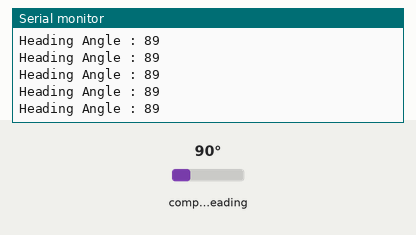
Recording of a sketch running on a simulated Arduino Uno, built with avr-gcc and run on an emulated ATmega328P. On the bench: the last lines printed to the serial monitor. Wiring (inferred from the names in the program): HMC5883L compass at I2C address 0x1E. The test bench sets the inputs (shaded band); at power-on: compass heading 90°.

Above: at 1.4 s.
1.5 s: compass heading set to 7°
At 1.77 s:
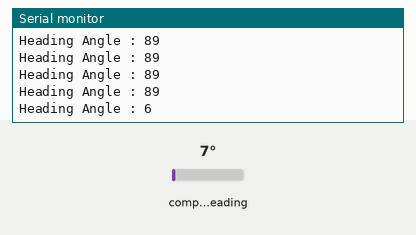
3.0 s: compass heading set to 180°
At 3.18 s:
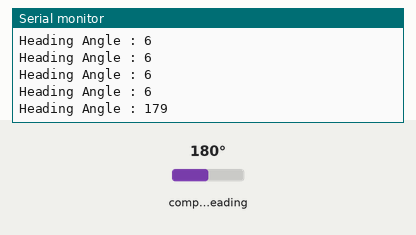
Timing chart, 0 to 6.0 s (numbered marks = the images above; inputs shaded):
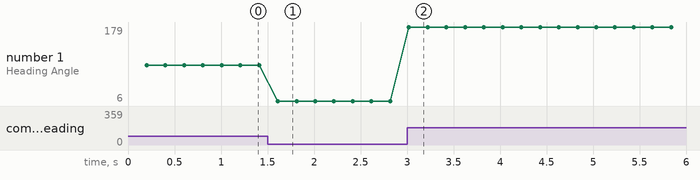

Measured:
- after the input at 1.5 s, the serial monitor: prints a new line after 0.11 s (image 1)
- after the input at 3.0 s, the serial monitor: prints a new line at once (image 2)
- plotted number 1: 89 → 6 after the input at 1.5 s, 6 → 179 after the input at 3.0 s

The sketch:

HMC5883L.ino
```cpp
#include <Wire.h>

/* Define declination of location from where measurement going to be done.
e.g. here we have added declination from location Pune city, India.
we can get it from http://www.magnetic-declination.com */
#define Declination       -0.00669
#define hmc5883l_address  0x1E


void setup() {
  Serial.begin(115200); /* begin serial for debug */
  Wire.begin(); /* join i2c bus with SDA=D6 and SCL=D5 of NodeMCU */
  hmc5883l_init();
}

void loop() {
  Serial.print("Heading Angle : ");
  Serial.println(hmc5883l_GetHeading());
  delay(200);
}

void hmc5883l_init(){   /* Magneto initialize function */
  Wire.beginTransmission(hmc5883l_address);
  Wire.write(0x00);
  Wire.write(0x70); //8 samples per measurement, 15Hz data output rate, Normal measurement
  Wire.write(0xA0); //
  Wire.write(0x00); //Continuous measurement mode
  Wire.endTransmission();
  delay(200);
}

int hmc5883l_GetHeading(){
  int16_t x, y, z;
  double Heading;
  Wire.beginTransmission(hmc5883l_address);
  Wire.write(0x03);
  Wire.endTransmission();
  /* Read 16 bit x,y,z value (2's complement form) */
  Wire.requestFrom(hmc5883l_address, 6);
  x = (((int16_t)Wire.read()<<8) | (int16_t)Wire.read());
  z = (((int16_t)Wire.read()<<8) | (int16_t)Wire.read());
  y = (((int16_t)Wire.read()<<8) | (int16_t)Wire.read());

  Heading = atan2((double)y, (double)x) + Declination;
  if (Heading>2*PI) /* Due to declination check for >360 degree */
   Heading = Heading - 2*PI;
  if (Heading<0)    /* Check for sign */
   Heading = Heading + 2*PI;
  return (Heading* 180 / PI);/* Convert into angle and return */
}
```
